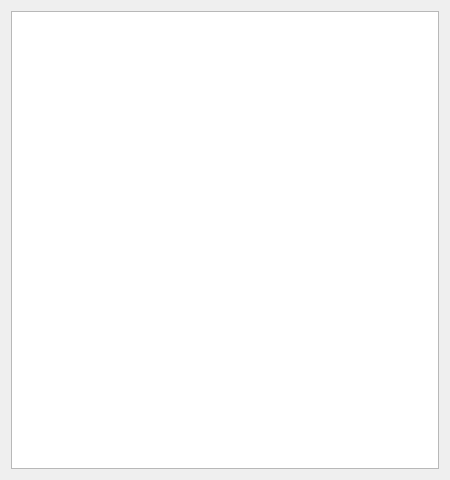
<?xml version="1.0" encoding="UTF-8"?>
<ui version="4.0">
 <class>TerminalInterface</class>
 <widget class="QDialog" name="TerminalInterface">
  <property name="geometry">
   <rect>
    <x>0</x>
    <y>0</y>
    <width>450</width>
    <height>480</height>
   </rect>
  </property>
  <property name="windowTitle">
   <string>Dialog</string>
  </property>
  <layout class="QGridLayout" name="gridLayout">
   <item row="0" column="0">
    <widget class="Console" name="term">
     <property name="font">
      <font>
       <family>Monospace</family>
       <pointsize>10</pointsize>
      </font>
     </property>
    </widget>
   </item>
  </layout>
 </widget>
 <customwidgets>
  <customwidget>
   <class>Console</class>
   <extends>QPlainTextEdit</extends>
   <header location="global">console.h</header>
  </customwidget>
 </customwidgets>
 <resources/>
 <connections/>
</ui>
